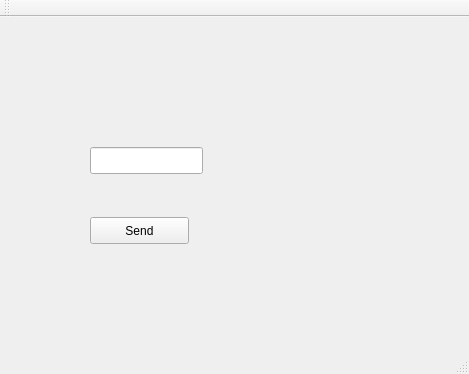
<?xml version="1.0" encoding="UTF-8"?>
<ui version="4.0">
 <class>MainWindow</class>
 <widget class="QMainWindow" name="MainWindow">
  <property name="geometry">
   <rect>
    <x>0</x>
    <y>0</y>
    <width>469</width>
    <height>374</height>
   </rect>
  </property>
  <property name="windowTitle">
   <string>MainWindow</string>
  </property>
  <widget class="QWidget" name="centralWidget">
   <widget class="QLineEdit" name="lineEdit">
    <property name="geometry">
     <rect>
      <x>90</x>
      <y>130</y>
      <width>113</width>
      <height>27</height>
     </rect>
    </property>
   </widget>
   <widget class="QPushButton" name="pushButton">
    <property name="geometry">
     <rect>
      <x>90</x>
      <y>200</y>
      <width>99</width>
      <height>27</height>
     </rect>
    </property>
    <property name="text">
     <string>Send</string>
    </property>
   </widget>
  </widget>
  <widget class="QMenuBar" name="menuBar">
   <property name="geometry">
    <rect>
     <x>0</x>
     <y>0</y>
     <width>469</width>
     <height>25</height>
    </rect>
   </property>
  </widget>
  <widget class="QToolBar" name="mainToolBar">
   <attribute name="toolBarArea">
    <enum>TopToolBarArea</enum>
   </attribute>
   <attribute name="toolBarBreak">
    <bool>false</bool>
   </attribute>
  </widget>
  <widget class="QStatusBar" name="statusBar"/>
 </widget>
 <layoutdefault spacing="6" margin="11"/>
 <resources/>
 <connections/>
</ui>
